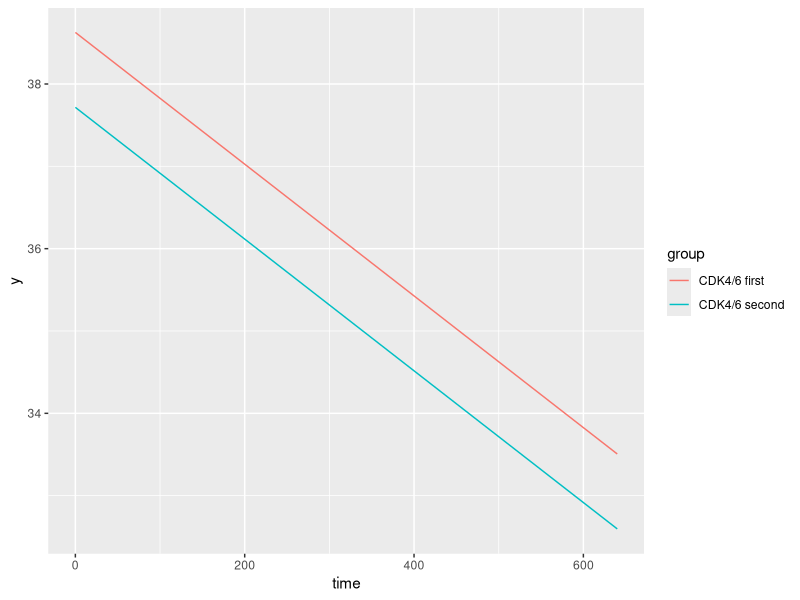
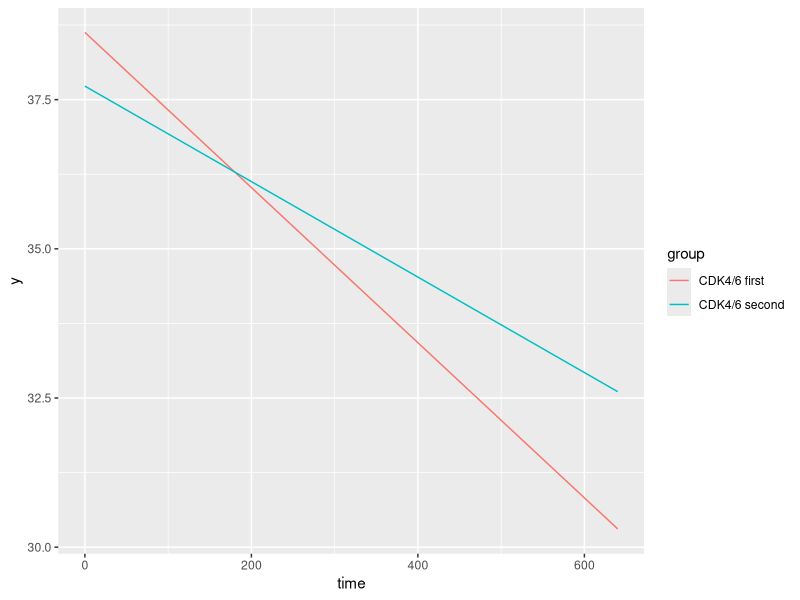

Reproduce these figures in R, in order.
## ---- chunk 1
knitr::opts_chunk$set(echo = TRUE)
## ---- chunk 2
library(ggplot2)
## ---- chunk 3
intercept <- 37.950
arm_second_group <- -0.91
time_coef <- -0.008
FACTB_baseline <- 0.676

time <- seq(0, 640, by = 10)
first_group <- intercept + (time_coef * time) + FACTB_baseline
second_group <- first_group + arm_second_group

original_df <- data.frame(y = c(first_group, second_group),
                          group = c(rep("CDK4/6 first", length(time)), rep("CDK4/6 second", length(time))),
                          time = time)
## ---- chunk 4
ggplot(original_df) +
   geom_line(aes(y = y, x = time, colour = group))
## ---- chunk 5
interaction_coeff <- -0.005
arm_second_group <- -0.9
main <- intercept + (time_coef * time) + FACTB_baseline
first_group_int <- main + (interaction_coeff*time)
second_group_int <- main + arm_second_group


hyp1_df <- data.frame(y = c(first_group_int, second_group_int),
                          group = c(rep("CDK4/6 first", length(time)), 
                                    rep("CDK4/6 second", length(time))),
                          time = time)

ggplot(hyp1_df) +
   geom_line(aes(y = y, x = time, colour = group))

## ---- chunk 6

